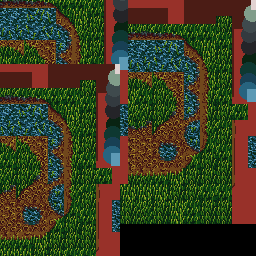

Below is a game level as drawn by its tile map, then a one-line description and the .tmx file that defines it, in full:
An orthogonal 32x32 tile map with 8x8 px tiles, 1 tile layer (map0).

<map version="1.0" orientation="orthogonal" width="32" height="32" tilewidth="8" tileheight="8">
 <tileset firstgid="1" name="tileset" tilewidth="8" tileheight="8">
  <image source="gnade.png" width="256" height="256" />
 </tileset>
 <layer name="map0" width="32" height="32">
  <data encoding="csv">
234,235,236,237,238,239,240,241,242,243,244,245,246,247,248,249,106,107,108,109,110,111,112,113,114,115,116,117,118,119,120,121,
266,267,268,269,270,271,272,273,274,275,276,277,278,279,280,281,138,139,140,141,142,143,144,145,146,147,148,149,150,151,152,153,
298,299,300,301,302,303,304,305,306,307,308,309,310,311,312,313,170,171,172,173,174,175,176,177,178,179,180,181,182,183,184,185,
330,331,332,333,334,335,336,337,338,339,340,341,342,343,344,345,202,203,204,205,206,207,208,209,210,211,212,213,214,215,216,217,
362,363,364,365,366,367,368,369,370,371,372,373,374,375,376,377,234,235,236,237,238,239,240,241,242,243,244,245,246,247,248,249,
394,395,396,397,398,399,400,401,402,403,404,405,406,407,408,409,266,267,268,269,270,271,272,273,274,275,276,277,278,279,280,281,
426,427,428,429,430,431,432,433,434,435,436,437,438,439,440,441,298,299,300,301,302,303,304,305,306,307,308,309,310,311,312,313,
458,459,460,461,462,463,464,465,466,467,468,469,470,471,472,473,330,331,332,333,334,335,336,337,338,339,340,341,342,343,344,345,
107,108,109,110,111,112,113,114,115,116,117,118,119,120,121,505,362,363,364,365,366,367,368,369,370,371,372,373,374,375,376,377,
139,140,141,142,143,144,145,146,147,148,149,150,151,152,153,537,394,395,396,397,398,399,400,401,402,403,404,405,406,407,408,409,
171,172,173,174,175,176,177,178,179,180,181,182,183,184,185,569,426,427,428,429,430,431,432,433,434,435,436,437,438,439,440,441,
203,204,205,206,207,208,209,210,211,212,213,214,215,216,217,601,458,459,460,461,462,463,464,465,466,467,468,469,470,471,472,473,
235,236,237,238,239,240,241,242,243,244,245,246,247,248,249,633,490,491,492,493,494,495,496,497,498,499,500,501,502,503,504,505,
267,268,269,270,271,272,273,274,275,276,277,278,279,280,281,665,522,523,524,525,526,527,528,529,530,531,532,533,534,535,536,537,
299,300,301,302,303,304,305,306,307,308,309,310,311,312,313,697,554,555,556,557,558,559,560,561,562,563,564,565,566,567,568,569,
331,332,333,334,335,336,337,338,339,340,341,342,343,344,345,729,586,587,588,589,590,591,592,593,594,595,596,597,598,599,600,601,
363,364,365,366,367,368,369,370,371,372,373,374,375,376,377,761,618,619,620,621,622,623,624,625,626,627,628,629,630,631,632,633,
395,396,397,398,399,400,401,402,403,404,405,406,407,408,409,793,650,651,652,653,654,655,656,657,658,659,660,661,662,663,664,665,
427,428,429,430,431,432,433,434,435,436,437,438,439,440,441,825,682,683,684,685,686,687,688,689,690,691,692,693,694,695,696,697,
459,460,461,462,463,464,465,466,467,468,469,470,471,472,473,857,714,715,716,717,718,719,720,721,722,723,724,725,726,727,728,729,
491,492,493,494,495,496,497,498,499,500,501,502,503,504,505,889,746,747,748,749,750,751,752,753,754,755,756,757,758,759,760,761,
523,524,525,526,527,528,529,530,531,532,533,534,535,536,537,921,778,779,780,781,782,783,784,785,786,787,788,789,790,791,792,793,
555,556,557,558,559,560,561,562,563,564,565,566,567,568,569,953,810,811,812,813,814,815,816,817,818,819,820,821,822,823,824,825,
587,588,589,590,591,592,593,594,595,596,597,598,599,600,601,841,842,843,844,845,846,847,848,849,850,851,852,853,854,855,856,857,
619,620,621,622,623,624,625,626,627,628,629,630,631,632,633,873,874,875,876,877,878,879,880,881,882,883,884,885,886,887,888,889,
651,652,653,654,655,656,657,658,659,660,661,662,663,664,665,905,906,907,908,909,910,911,912,913,914,915,916,917,918,919,920,921,
683,684,685,686,687,688,689,690,691,692,693,694,695,696,697,937,938,939,940,941,942,943,944,945,946,947,948,949,950,951,952,953,
715,716,717,718,719,720,721,722,723,724,725,726,727,728,729,937,938,939,940,941,942,943,944,945,946,947,948,949,950,951,952,953,
747,748,749,750,751,752,753,754,755,756,757,758,759,760,761,0,0,0,0,0,0,0,0,0,0,0,0,0,0,0,0,0,
779,780,781,782,783,784,785,786,787,788,789,790,791,792,793,0,0,0,0,0,0,0,0,0,0,0,0,0,0,0,0,0,
811,812,813,814,815,816,817,818,819,820,821,822,823,824,825,0,0,0,0,0,0,0,0,0,0,0,0,0,0,0,0,0,
843,844,845,846,847,848,849,850,851,852,853,854,855,856,857,0,0,0,0,0,0,0,0,0,0,0,0,0,0,0,0,0
</data>
 </layer>
</map>